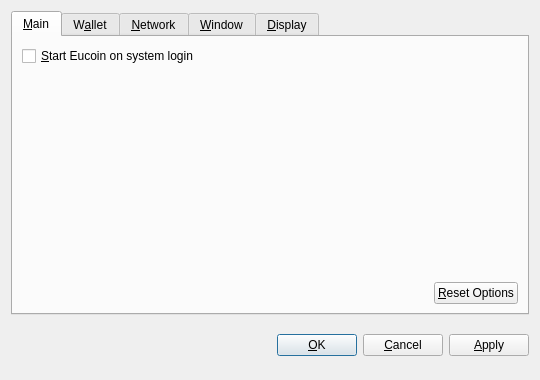
<?xml version="1.0" encoding="UTF-8"?>
<ui version="4.0">
 <class>OptionsDialog</class>
 <widget class="QDialog" name="OptionsDialog">
  <property name="geometry">
   <rect>
    <x>0</x>
    <y>0</y>
    <width>540</width>
    <height>380</height>
   </rect>
  </property>
  <property name="windowTitle">
   <string>Options</string>
  </property>
  <property name="modal">
   <bool>true</bool>
  </property>
  <layout class="QVBoxLayout" name="verticalLayout">
   <item>
    <widget class="QTabWidget" name="tabWidget">
     <property name="tabPosition">
      <enum>QTabWidget::North</enum>
     </property>
     <property name="currentIndex">
      <number>0</number>
     </property>
     <widget class="QWidget" name="tabMain">
      <attribute name="title">
       <string>&amp;Main</string>
      </attribute>
      <layout class="QVBoxLayout" name="verticalLayout_Main">
       <item>
        <widget class="QCheckBox" name="bitcoinAtStartup">
         <property name="toolTip">
          <string>Automatically start Eucoin after logging in to the system.</string>
         </property>
         <property name="text">
          <string>&amp;Start Eucoin on system login</string>
         </property>
        </widget>
       </item>
       <item>
        <spacer name="verticalSpacer_Main">
         <property name="orientation">
          <enum>Qt::Vertical</enum>
         </property>
         <property name="sizeHint" stdset="0">
          <size>
           <width>20</width>
           <height>40</height>
          </size>
         </property>
        </spacer>
       </item>
       <item>
        <layout class="QHBoxLayout" name="horizontalLayout_2_Main">
         <item>
          <spacer name="horizontalSpacer_2_Main">
           <property name="orientation">
            <enum>Qt::Horizontal</enum>
           </property>
           <property name="sizeHint" stdset="0">
            <size>
             <width>40</width>
             <height>20</height>
            </size>
           </property>
          </spacer>
         </item>
         <item>
          <widget class="QPushButton" name="resetButton">
           <property name="toolTip">
            <string>Reset all client options to default.</string>
           </property>
           <property name="text">
            <string>&amp;Reset Options</string>
           </property>
           <property name="autoDefault">
            <bool>false</bool>
           </property>
          </widget>
         </item>
        </layout>
       </item>
      </layout>
     </widget>
     <widget class="QWidget" name="tabWallet">
      <attribute name="title">
       <string>W&amp;allet</string>
      </attribute>
      <layout class="QVBoxLayout" name="verticalLayout_Network">
       <item>
        <widget class="QLabel" name="transactionFeeInfoLabel">
         <property name="text">
          <string>Optional transaction fee per kB that helps make sure your transactions are processed quickly. Most transactions are 1 kB.</string>
         </property>
         <property name="textFormat">
          <enum>Qt::PlainText</enum>
         </property>
         <property name="wordWrap">
          <bool>true</bool>
         </property>
        </widget>
       </item>
       <item>
        <layout class="QHBoxLayout" name="horizontalLayout_1_Main">
         <item>
          <widget class="QLabel" name="transactionFeeLabel">
           <property name="text">
            <string>Pay transaction &amp;fee</string>
           </property>
           <property name="textFormat">
            <enum>Qt::PlainText</enum>
           </property>
           <property name="buddy">
            <cstring>transactionFee</cstring>
           </property>
          </widget>
         </item>
         <item>
          <widget class="BitcoinAmountField" name="transactionFee"/>
         </item>
         <item>
          <spacer name="horizontalSpacer_1_Main">
           <property name="orientation">
            <enum>Qt::Horizontal</enum>
           </property>
           <property name="sizeHint" stdset="0">
            <size>
             <width>40</width>
             <height>20</height>
            </size>
           </property>
          </spacer>
         </item>
        </layout>
       </item>
       <item>
        <widget class="QLabel" name="label">
         <property name="text">
          <string>If you disable the spending of unconfirmed change, the change from a transaction cannot be used until that transaction has at least one confirmation. This also affects how your balance is computed.</string>
         </property>
         <property name="wordWrap">
          <bool>true</bool>
         </property>
        </widget>
       </item>
       <item>
        <widget class="QCheckBox" name="spendZeroConfChange">
         <property name="text">
          <string>Spend unconfirmed change  (experts only)</string>
         </property>
        </widget>
       </item>
       <item>
        <spacer name="verticalSpacer">
         <property name="orientation">
          <enum>Qt::Vertical</enum>
         </property>
         <property name="sizeHint" stdset="0">
          <size>
           <width>20</width>
           <height>40</height>
          </size>
         </property>
        </spacer>
       </item>
      </layout>
     </widget>
     <widget class="QWidget" name="tabNetwork">
      <attribute name="title">
       <string>&amp;Network</string>
      </attribute>
      <layout class="QVBoxLayout" name="verticalLayout_Network">
       <item>
        <widget class="QCheckBox" name="mapPortUpnp">
         <property name="toolTip">
          <string>Automatically open the Eucoin client port on the router. This only works when your router supports UPnP and it is enabled.</string>
         </property>
         <property name="text">
          <string>Map port using &amp;UPnP</string>
         </property>
        </widget>
       </item>
       <item>
        <widget class="QCheckBox" name="connectSocks">
         <property name="toolTip">
          <string>Connect to the Eucoin network through a SOCKS proxy (e.g. when connecting through Tor).</string>
         </property>
         <property name="text">
          <string>&amp;Connect through SOCKS proxy:</string>
         </property>
        </widget>
       </item>
       <item>
        <layout class="QHBoxLayout" name="horizontalLayout_Network">
         <item>
          <widget class="QLabel" name="proxyIpLabel">
           <property name="text">
            <string>Proxy &amp;IP:</string>
           </property>
           <property name="textFormat">
            <enum>Qt::PlainText</enum>
           </property>
           <property name="buddy">
            <cstring>proxyIp</cstring>
           </property>
          </widget>
         </item>
         <item>
          <widget class="QValidatedLineEdit" name="proxyIp">
           <property name="maximumSize">
            <size>
             <width>140</width>
             <height>16777215</height>
            </size>
           </property>
           <property name="toolTip">
            <string>IP address of the proxy (e.g. 127.0.0.1)</string>
           </property>
          </widget>
         </item>
         <item>
          <widget class="QLabel" name="proxyPortLabel">
           <property name="text">
            <string>&amp;Port:</string>
           </property>
           <property name="textFormat">
            <enum>Qt::PlainText</enum>
           </property>
           <property name="buddy">
            <cstring>proxyPort</cstring>
           </property>
          </widget>
         </item>
         <item>
          <widget class="QLineEdit" name="proxyPort">
           <property name="maximumSize">
            <size>
             <width>55</width>
             <height>16777215</height>
            </size>
           </property>
           <property name="toolTip">
            <string>Port of the proxy (e.g. 9050)</string>
           </property>
          </widget>
         </item>
         <item>
          <widget class="QLabel" name="socksVersionLabel">
           <property name="text">
            <string>SOCKS &amp;Version:</string>
           </property>
           <property name="textFormat">
            <enum>Qt::PlainText</enum>
           </property>
           <property name="buddy">
            <cstring>socksVersion</cstring>
           </property>
          </widget>
         </item>
         <item>
          <widget class="QValueComboBox" name="socksVersion">
           <property name="toolTip">
            <string>SOCKS version of the proxy (e.g. 5)</string>
           </property>
          </widget>
         </item>
         <item>
          <spacer name="horizontalSpacer_Network">
           <property name="orientation">
            <enum>Qt::Horizontal</enum>
           </property>
           <property name="sizeHint" stdset="0">
            <size>
             <width>40</width>
             <height>20</height>
            </size>
           </property>
          </spacer>
         </item>
        </layout>
       </item>
       <item>
        <spacer name="verticalSpacer_Network">
         <property name="orientation">
          <enum>Qt::Vertical</enum>
         </property>
         <property name="sizeHint" stdset="0">
          <size>
           <width>20</width>
           <height>40</height>
          </size>
         </property>
        </spacer>
       </item>
      </layout>
     </widget>
     <widget class="QWidget" name="tabWindow">
      <attribute name="title">
       <string>&amp;Window</string>
      </attribute>
      <layout class="QVBoxLayout" name="verticalLayout_Window">
       <item>
        <widget class="QCheckBox" name="minimizeToTray">
         <property name="toolTip">
          <string>Show only a tray icon after minimizing the window.</string>
         </property>
         <property name="text">
          <string>&amp;Minimize to the tray instead of the taskbar</string>
         </property>
        </widget>
       </item>
       <item>
        <widget class="QCheckBox" name="minimizeOnClose">
         <property name="toolTip">
          <string>Minimize instead of exit the application when the window is closed. When this option is enabled, the application will be closed only after selecting Quit in the menu.</string>
         </property>
         <property name="text">
          <string>M&amp;inimize on close</string>
         </property>
        </widget>
       </item>
       <item>
        <spacer name="verticalSpacer_Window">
         <property name="orientation">
          <enum>Qt::Vertical</enum>
         </property>
         <property name="sizeHint" stdset="0">
          <size>
           <width>20</width>
           <height>40</height>
          </size>
         </property>
        </spacer>
       </item>
      </layout>
     </widget>
     <widget class="QWidget" name="tabDisplay">
      <attribute name="title">
       <string>&amp;Display</string>
      </attribute>
      <layout class="QVBoxLayout" name="verticalLayout_Display">
       <item>
        <layout class="QHBoxLayout" name="horizontalLayout_1_Display">
         <item>
          <widget class="QLabel" name="langLabel">
           <property name="text">
            <string>User Interface &amp;language:</string>
           </property>
           <property name="textFormat">
            <enum>Qt::PlainText</enum>
           </property>
           <property name="buddy">
            <cstring>lang</cstring>
           </property>
          </widget>
         </item>
         <item>
          <widget class="QValueComboBox" name="lang">
           <property name="toolTip">
            <string>The user interface language can be set here. This setting will take effect after restarting Eucoin.</string>
           </property>
          </widget>
         </item>
        </layout>
       </item>
       <item>
        <layout class="QHBoxLayout" name="horizontalLayout_2_Display">
         <item>
          <widget class="QLabel" name="unitLabel">
           <property name="text">
            <string>&amp;Unit to show amounts in:</string>
           </property>
           <property name="textFormat">
            <enum>Qt::PlainText</enum>
           </property>
           <property name="buddy">
            <cstring>unit</cstring>
           </property>
          </widget>
         </item>
         <item>
          <widget class="QValueComboBox" name="unit">
           <property name="toolTip">
            <string>Choose the default subdivision unit to show in the interface and when sending coins.</string>
           </property>
          </widget>
         </item>
        </layout>
       </item>
       <item>
        <widget class="QCheckBox" name="displayAddresses">
         <property name="toolTip">
          <string>Whether to show Eucoin addresses in the transaction list or not.</string>
         </property>
         <property name="text">
          <string>&amp;Display addresses in transaction list</string>
         </property>
        </widget>
       </item>
       <item>
        <widget class="QCheckBox" name="coinControlFeatures">
         <property name="toolTip">
          <string>Whether to show coin control features or not.</string>
         </property>
         <property name="text">
          <string>Display coin &amp;control features (experts only!)</string>
         </property>
        </widget>
       </item>
       <item>
        <spacer name="verticalSpacer_Display">
         <property name="orientation">
          <enum>Qt::Vertical</enum>
         </property>
         <property name="sizeHint" stdset="0">
          <size>
           <width>20</width>
           <height>40</height>
          </size>
         </property>
        </spacer>
       </item>
      </layout>
     </widget>
    </widget>
   </item>
   <item>
    <layout class="QHBoxLayout" name="horizontalLayout_Buttons">
     <item>
      <spacer name="horizontalSpacer_1">
       <property name="orientation">
        <enum>Qt::Horizontal</enum>
       </property>
       <property name="sizeHint" stdset="0">
        <size>
         <width>40</width>
         <height>48</height>
        </size>
       </property>
      </spacer>
     </item>
     <item>
      <widget class="QLabel" name="statusLabel">
       <property name="font">
        <font>
         <weight>75</weight>
         <bold>true</bold>
        </font>
       </property>
       <property name="text">
        <string/>
       </property>
       <property name="textFormat">
        <enum>Qt::PlainText</enum>
       </property>
       <property name="wordWrap">
        <bool>true</bool>
       </property>
      </widget>
     </item>
     <item>
      <spacer name="horizontalSpacer_2">
       <property name="orientation">
        <enum>Qt::Horizontal</enum>
       </property>
       <property name="sizeHint" stdset="0">
        <size>
         <width>40</width>
         <height>48</height>
        </size>
       </property>
      </spacer>
     </item>
     <item>
      <widget class="QPushButton" name="okButton">
       <property name="text">
        <string>&amp;OK</string>
       </property>
      </widget>
     </item>
     <item>
      <widget class="QPushButton" name="cancelButton">
       <property name="text">
        <string>&amp;Cancel</string>
       </property>
       <property name="autoDefault">
        <bool>false</bool>
       </property>
      </widget>
     </item>
     <item>
      <widget class="QPushButton" name="applyButton">
       <property name="text">
        <string>&amp;Apply</string>
       </property>
       <property name="autoDefault">
        <bool>false</bool>
       </property>
      </widget>
     </item>
    </layout>
   </item>
  </layout>
 </widget>
 <customwidgets>
  <customwidget>
   <class>BitcoinAmountField</class>
   <extends>QSpinBox</extends>
   <header>bitcoinamountfield.h</header>
  </customwidget>
  <customwidget>
   <class>QValueComboBox</class>
   <extends>QComboBox</extends>
   <header>qvaluecombobox.h</header>
  </customwidget>
  <customwidget>
   <class>QValidatedLineEdit</class>
   <extends>QLineEdit</extends>
   <header>qvalidatedlineedit.h</header>
  </customwidget>
 </customwidgets>
 <resources/>
 <connections/>
</ui>
